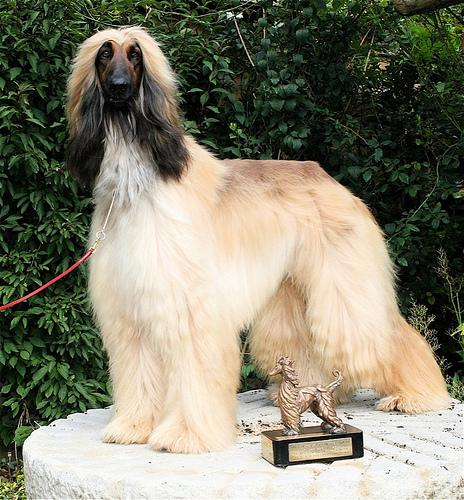
#> input picture samples/img/n02088094_3593.jpg, 464 x 500 px, found by its file name; the run also reads 1 picture not shown here
$ jupyter execute --allow-errors instruct.ipynb
#> lines starting #> are read from the running program, lines starting #| are printed output that depends on the picture
### fABBA/load_datasets.py
# Copyright (c) 2021,
# Authors: Stefan Güttel, Xinye Chen

# All rights reserved.


# load demo image samples

import os
import requests
import numpy as np
from scipy.io import arff
import sys


# [47 lines left out: functions loadData, load_synthetic_sample, not called in this run]


def load_images():
    """Load the example images (a total of 24 images for test).

    Parameters
    ----------
    No parameter input.

    Returns
    -------
    images : list
        Return list storing image data.


    """
    samples_list = [ 'n02086646_2069.jpg',
                     'n02088094_3593.jpg',
                     'n02089078_2021.jpg',
                     'n02090379_2083.jpg',
                     'n02091134_14363.jpg',
                     'n02091134_17788.jpg',
                     'n02093428_17280.jpg',
                     'n02093428_1746.jpg',
                     'n02093428_1767.jpg',
                     'n02093428_19443.jpg',
                     'n02093859_2579.jpg',
                     'n02096585_2947.jpg',
                     'n02099601_5857.jpg',
                     'n02101556_4241.jpg',
                     'n02101556_8093.jpg',
                     'n02101556_8168.jpg',
                     'n02107312_5862.jpg',
                     'n02107683_5115.jpg',
                     'n02109525_6019.jpg',
                     'n02110063_1034.jpg',
                     'n02110185_3406.jpg',
                     'n02112706_637.jpg',
                     'n02113023_1825.jpg',
                     'n02115913_4117.jpg'
                   ]

    store_dir = "samples/img"

    if not os.path.isdir(store_dir):
        os.makedirs(store_dir)
        sys.stdout.write("Downloading: [ %s" % ("" * len(samples_list)))
        sys.stdout.flush()
        sys.stdout.write("\b" * (len(samples_list)+1))

        for img in samples_list:
            get_img(img, store_dir)
            sys.stdout.write("=")
            sys.stdout.flush()
        sys.stdout.write("]\n")

    elif len(os.listdir(store_dir)) == 0:
        sys.stdout.write("Progress: [ %s" % ("" * len(samples_list)))
        sys.stdout.flush()
        sys.stdout.write("\b" * (len(samples_list)+1))

        for img in samples_list:
            get_img(img, store_dir)
            sys.stdout.write("=")
            sys.stdout.flush()
        sys.stdout.write("]\n")

    from matplotlib.image import imread

    images = list()
    figs = os.listdir(store_dir)
    for filename in figs:
        img = imread(os.path.join(store_dir,filename))
#> img is the input picture: shape (500, 464, 3); mean R, G, B 131.3, 128.8, 110.6
        if img is not None:
            images.append(img)
    return images


# [16 lines left out: functions get_img, preprocess, not called in this run]

### example/instruct.ipynb
[cell 1]
import numpy as np
import matplotlib.pyplot as plt
import fABBA
import numpy as np
from fABBA import fABBA

## For univariate time series

[cell 2]
np.random.seed(1)
N = 100
ts = [np.sin(0.05*i) for i in range(1000)]          # original time series
#> (the rest of this cell did not finish here and is left out)

[cell 3]
import numpy as np
from fABBA import compress
from fABBA import inverse_compress
ts = [np.sin(0.05*i) for i in range(1000)]
#> (the rest of this cell did not finish here and is left out)

[cell 4]
from fABBA import digitize
from fABBA import inverse_digitize
#> (the rest of this cell did not finish here and is left out)

[cell 5]
from sklearn.cluster import KMeans
from fABBA import ABBAbase
kmeans = KMeans(n_clusters=5, random_state=0)
#> (the rest of this cell did not finish here and is left out)

[cell 6]
from fABBA import ABBA
#> (the rest of this cell did not finish here and is left out)

[cell 7]
from fABBA import compress
from fABBA import inverse_compress

#> (the rest of this cell did not finish here and is left out)

[cell 8]
from fABBA import digitize
from fABBA import inverse_digitize
#> (the rest of this cell did not finish here and is left out)

## For image compression

[cell 9]
import numpy as np
import matplotlib.pyplot as plt
from fABBA.load_datasets import load_images
from fABBA import image_compress
from fABBA import image_decompress
from cv2 import resize

img_samples = load_images() # load fABBA image test samples
#> img_samples = 2 items
img = resize(img_samples[1], (100, 100)) # select the first image for test
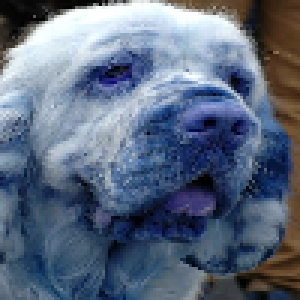
#> img: shape (100, 100, 3) (shown 3 times larger); mean of channels 0, 1, 2 126.4, 105, 91.8; drawn as B, G, R
#> (the rest of this cell did not finish here and is left out)

[cell 10]
IMG = plt.imread('samples/img/n02101556_4241.jpg')

[cell 11]
plt.imshow(img)
plt.savefig('img.png', bbox_inches='tight')
plt.show()

#> (a cell that did not finish here is left out)

 ## For multivariate time series symbolization

[cell 13]
import os
from scipy.io import arff
from fABBA import JABBA
import matplotlib.pyplot as plt
import numpy as np


mts = np.random.randn(120, 100)
#> (the rest of this cell did not finish here and is left out)
